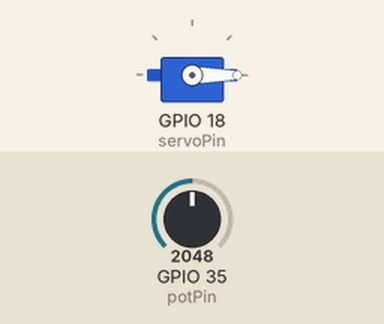
A sketch run on a simulated ESP32. Parts: servo. The inputs (shaded band) are chosen by the test bench; at power-on: GPIO 35 (potPin) = 2048. What the sketch prints to the serial monitor is not drawn.

Above: at 1.2 s.
1.3 s: GPIO 35 (potPin) set to 870
2.8 s: GPIO 35 (potPin) set to 771
At 3.2 s:
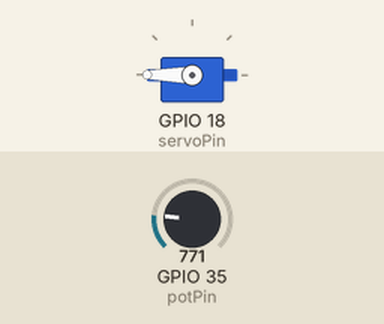
4.3 s: GPIO 35 (potPin) set to 840
At 5.6 s:
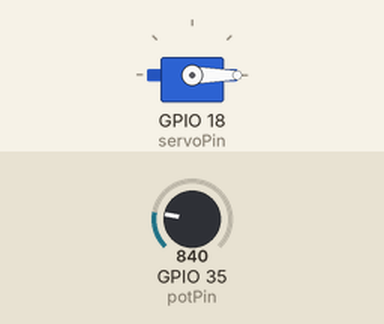
7.3 s: GPIO 35 (potPin) set to 760
At 7.9 s:
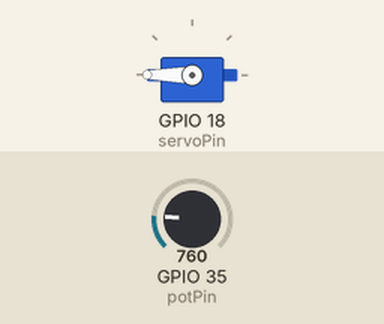
Timing chart, 0 to 10.3 s (numbered marks = the images above; inputs shaded):
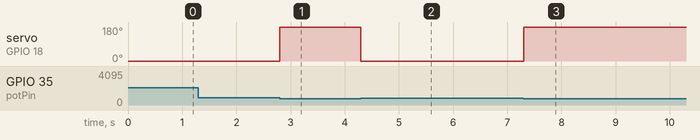

The sketch:

cds_survo.ino
```cpp
#include<ESP32Servo.h>
Servo myservo;
int servoPin=18;
int angle=0;
int potPin =35;
int led=4;
int potValue=0;

void setup() {
myservo.attach(servoPin);
pinMode(potPin,INPUT);
Serial.begin(115200);
}
void loop() {
potValue=analogRead(potPin);
if(potValue>800){
angle=0;
}
else{
  angle=180;
}
myservo.write(angle);
  Serial.print("Potentiometer Value: ");
  Serial.println(potValue);
}
```

Measured:
- the behaviour switches between 801 and 800 on GPIO 35 (potPin) (found by bisection; images 0 and 1)
- after the input at 2.8 s, servo on GPIO 18 (servoPin): 0° → 180° at once
- after the input at 4.3 s, servo on GPIO 18 (servoPin): 180° → 0° at once
- after the input at 7.3 s, servo on GPIO 18 (servoPin): 0° → 180° at once
